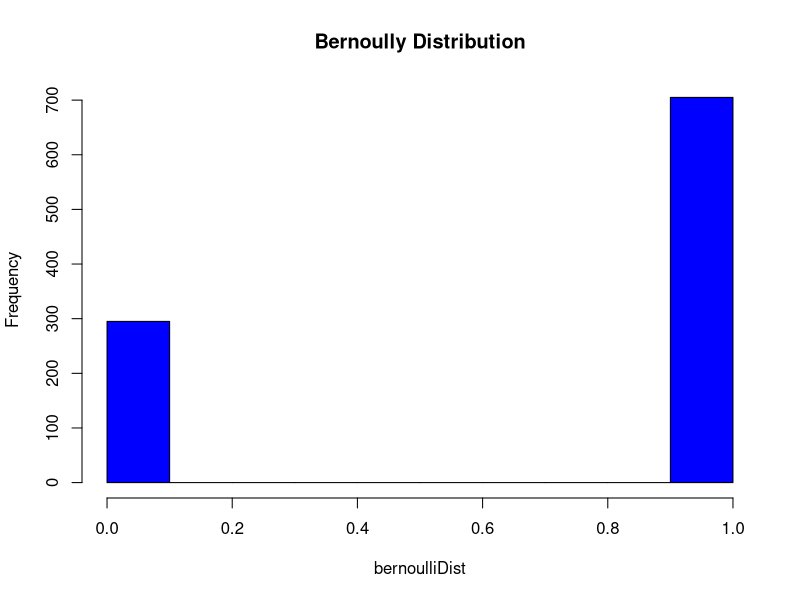
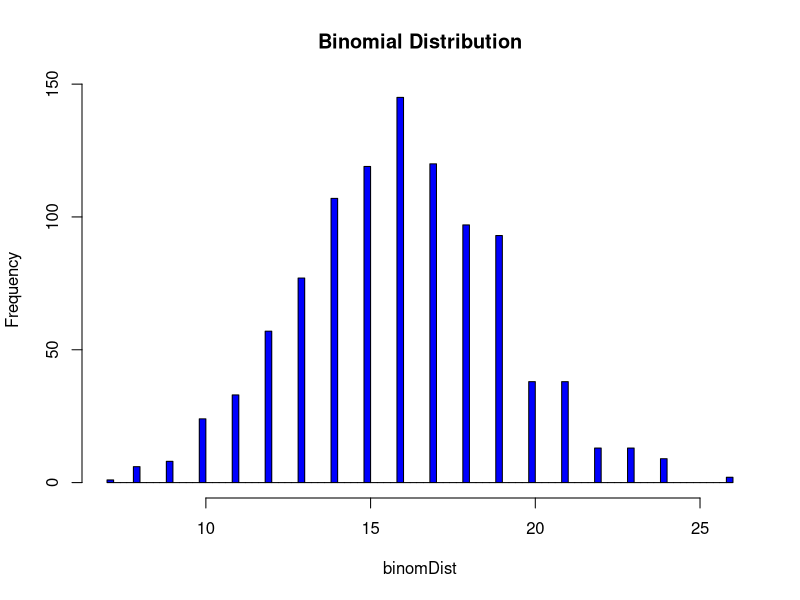
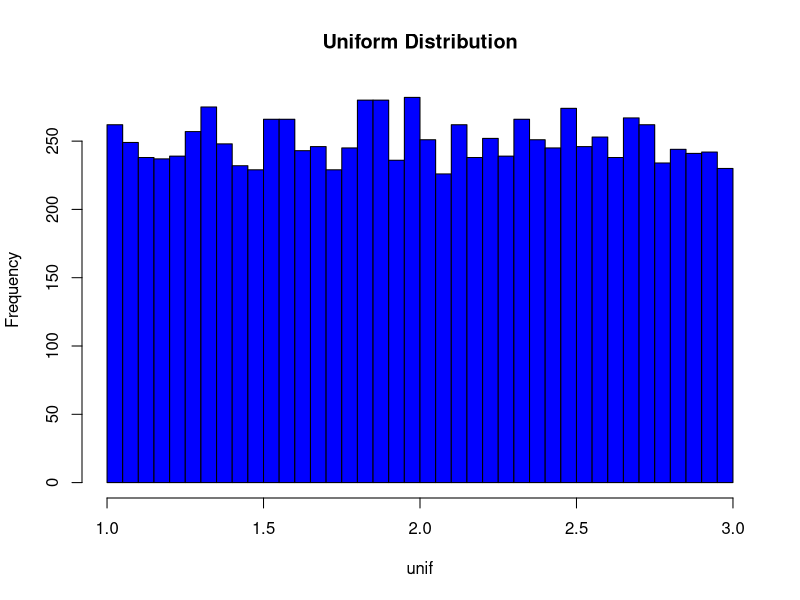
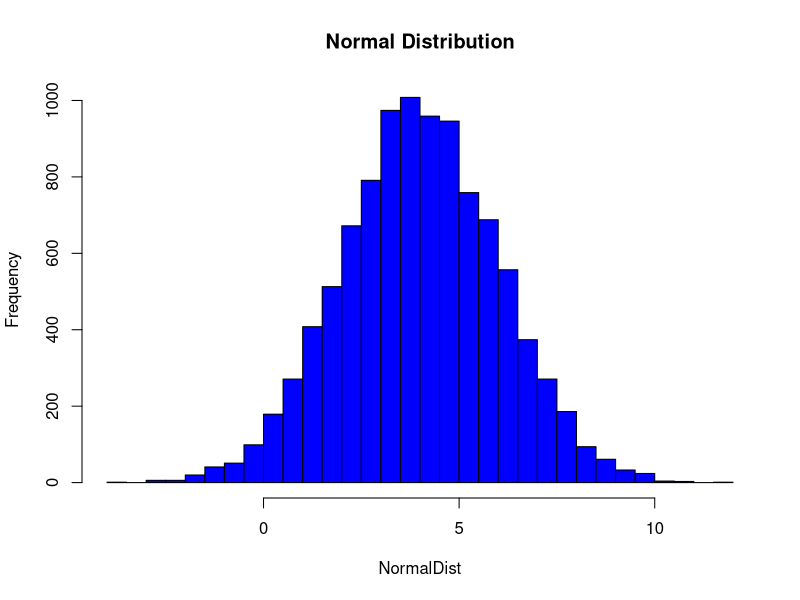
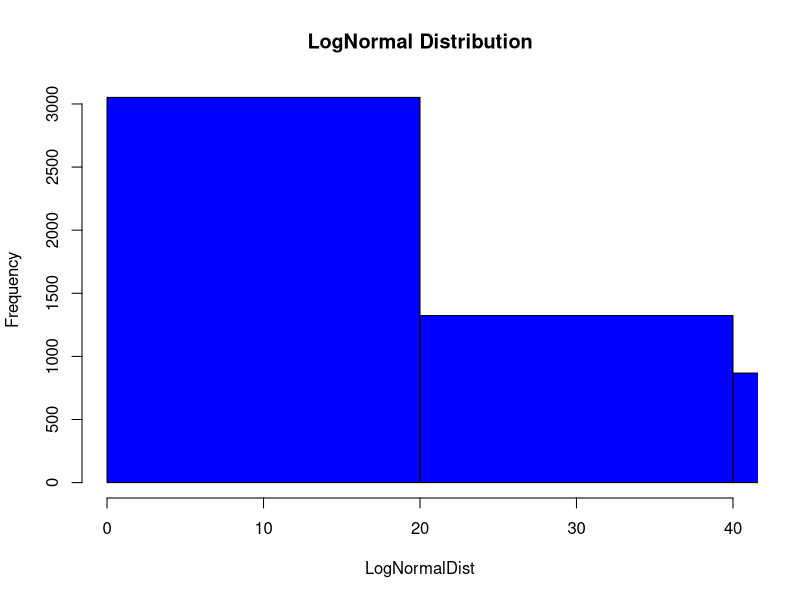

Reproduce these figures in R, in order.

#clear environment 
rm(list=ls())
#set the sead
set.seed(123)

#bernoulli
#sample=1000, probability=0.7
bernoulliDist <- rbinom(1000,1,.7)
hist(bernoulliDist, main = "Bernoully Distribution",col=c("blue"))


#binomial distribution.
#sample=1000, success=40, probability=0.4

binomDist <- rbinom(1000,40,.4)
hist(binomDist  ,breaks=100, main = "Binomial Distribution",col=c("blue"))


#uniform.

#a=1, b=3 sample size= 10000
unif=runif(10000, min=1, max=3) 
hist(unif ,breaks=50, main = "Uniform Distribution",col=c("blue"))



#normal.
#sample size=10000, mu=4, sigma=2
NormalDist <- rnorm(10000, 4, 2)


# Plot the histogram for this sample.
hist(NormalDist ,breaks=50, main = "Normal Distribution",col=c("blue"))

#exponential.
#Take the exponential of the randomly generated normal above 
LogNormalDist=exp(NormalDist)
hist(LogNormalDist,breaks=8000, main = "LogNormal Distribution",col=c("blue"),xlim = c(0,40))

